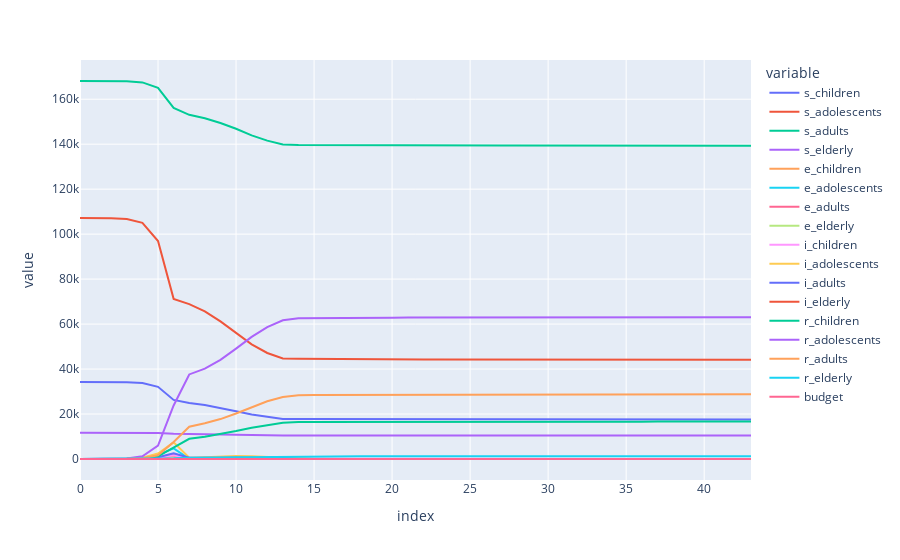

This figure's notebook cell:
### Code cell
px.line(df_states)

### Figure 1 — Plotly figure (JSON) as saved in the notebook; plotly's stock layout.template omitted (floating-point values rounded to 4 significant figures)
{"data": [{"hovertemplate": "variable=s_children<br>index=%{x}<br>value=%{y}<extra></extra>", "legendgroup": "s_children", "line": {"color": "#636efa", "dash": "solid"}, "marker": {"symbol": "circle"}, "mode": "lines", "name": "s_children", "orientation": "v", "showlegend": true, "type": "scatter", "x": [0, 1, 2, 3, 4, 5, 6, 7, 8, 9, 10, 11, 12, 13, 14, 15, 16, 17, 18, 19, 20, 21, 22, 23, 24, 25, 26, 27, 28, 29, 30, 31, 32, 33, 34, 35, 36, 37, 38, 39, 40, 41, 42, 43], "xaxis": "x", "y": [34218, 34220.0, 34200.0, 34120.0, 33760.0, 32110.0, 26260.0, 24940.0, 23970.0, 22690.0, 21210.0, 19770.0, 18650.0, 17830.0, 17760.0, 17740.0, 17720.0, 17710.0, 17700.0, 17690.0, 17690.0, 17680.0, 17680.0, 17680.0, 17680.0, 17670.0, 17660.0, 17660.0, 17660.0, 17660.0, 17660.0, 17660.0, 17650.0, 17650.0, 17650.0, 17640.0, 17640.0, 17630.0, 17630.0, 17630.0, 17630.0, 17620.0, 17620.0, 17610.0], "yaxis": "y"}, {"hovertemplate": "variable=s_adolescents<br>index=%{x}<br>value=%{y}<extra></extra>", "legendgroup": "s_adolescents", "line": {"color": "#EF553B", "dash": "solid"}, "marker": {"symbol": "circle"}, "mode": "lines", "name": "s_adolescents", "orientation": "v", "showlegend": true, "type": "scatter", "x": [0, 1, 2, 3, 4, 5, 6, 7, 8, 9, 10, 11, 12, 13, 14, 15, 16, 17, 18, 19, 20, 21, 22, 23, 24, 25, 26, 27, 28, 29, 30, 31, 32, 33, 34, 35, 36, 37, 38, 39, 40, 41, 42, 43], "xaxis": "x", "y": [107188, 107200.0, 107100.0, 106800.0, 105000.0, 96930.0, 71210.0, 68860.0, 65680.0, 61190.0, 56000.0, 50990.0, 47150.0, 44680.0, 44560.0, 44490.0, 44440.0, 44414, 44380.0, 44360.0, 44340.0, 44310.0, 44290.0, 44270.0, 44260.0, 44260.0, 44260.0, 44250.0, 44250.0, 44250.0, 44240.0, 44230.0, 44220.0, 44220.0, 44210.0, 44210.0, 44190.0, 44180.0, 44180.0, 44170.0, 44160.0, 44160.0, 44150.0, 44140.0], "yaxis": "y"}, {"hovertemplate": "variable=s_adults<br>index=%{x}<br>value=%{y}<extra></extra>", "legendgroup": "s_adults", "line": {"color": "#00cc96", "dash": "solid"}, "marker": {"symbol": "circle"}, "mode": "lines", "name": "s_adults", "orientation": "v", "showlegend": true, "type": "scatter", "x": [0, 1, 2, 3, 4, 5, 6, 7, 8, 9, 10, 11, 12, 13, 14, 15, 16, 17, 18, 19, 20, 21, 22, 23, 24, 25, 26, 27, 28, 29, 30, 31, 32, 33, 34, 35, 36, 37, 38, 39, 40, 41, 42, 43], "xaxis": "x", "y": [168098, 168100.0, 168100.0, 168000.0, 167500.0, 165100.0, 156100.0, 153100.0, 151600.0, 149400.0, 146900.0, 143900.0, 141600.0, 139900.0, 139700.0, 139600.0, 139600.0, 139600.0, 139600.0, 139500.0, 139500.0, 139500.0, 139500.0, 139500.0, 139500.0, 139500.0, 139400.0, 139400.0, 139400.0, 139400.0, 139400.0, 139400.0, 139400.0, 139400.0, 139400.0, 139400.0, 139400.0, 139400.0, 139400.0, 139400.0, 139400.0, 139400.0, 139400.0, 139300.0], "yaxis": "y"}, {"hovertemplate": "variable=s_elderly<br>index=%{x}<br>value=%{y}<extra></extra>", "legendgroup": "s_elderly", "line": {"color": "#ab63fa", "dash": "solid"}, "marker": {"symbol": "circle"}, "mode": "lines", "name": "s_elderly", "orientation": "v", "showlegend": true, "type": "scatter", "x": [0, 1, 2, 3, 4, 5, 6, 7, 8, 9, 10, 11, 12, 13, 14, 15, 16, 17, 18, 19, 20, 21, 22, 23, 24, 25, 26, 27, 28, 29, 30, 31, 32, 33, 34, 35, 36, 37, 38, 39, 40, 41, 42, 43], "xaxis": "x", "y": [11652, 11650.0, 11650.0, 11650.0, 11630.0, 11540.0, 11210.0, 11050.0, 10980.0, 10900.0, 10790.0, 10660.0, 10570.0, 10500.0, 10480.0, 10480.0, 10480.0, 10480.0, 10470.0, 10470.0, 10470.0, 10470.0, 10470.0, 10470.0, 10470.0, 10470.0, 10470.0, 10470.0, 10470.0, 10470.0, 10470.0, 10470.0, 10470.0, 10470.0, 10470.0, 10470.0, 10470.0, 10470.0, 10470.0, 10470.0, 10470.0, 10470.0, 10470.0, 10470.0], "yaxis": "y"}, {"hovertemplate": "variable=e_children<br>index=%{x}<br>value=%{y}<extra></extra>", "legendgroup": "e_children", "line": {"color": "#FFA15A", "dash": "solid"}, "marker": {"symbol": "circle"}, "mode": "lines", "name": "e_children", "orientation": "v", "showlegend": true, "type": "scatter", "x": [0, 1, 2, 3, 4, 5, 6, 7, 8, 9, 10, 11, 12, 13, 14, 15, 16, 17, 18, 19, 20, 21, 22, 23, 24, 25, 26, 27, 28, 29, 30, 31, 32, 33, 34, 35, 36, 37, 38, 39, 40, 41, 42, 43], "xaxis": "x", "y": [0.03422, 0.0003134, 5.327, 19.33, 82.41, 408.4, 1172.0, 46.79, 145.4, 189.7, 210.9, 183.7, 166.2, 92.65, 4.115, 3.573, 2.162, 2.365, 1.157, 1.307, 0, 0.7416, 0.7856, 0.1587, 1.312, 0.7853, 0.1323, 0, 0, 0, 0.5299, 0.03371, 0.5278, 0.7072, 1.675, 1.075, 1.766, 1.339, 0, 0.334, 0, 2.676, 3.581, 0.6834], "yaxis": "y"}, {"hovertemplate": "variable=e_adolescents<br>index=%{x}<br>value=%{y}<extra></extra>", "legendgroup": "e_adolescents", "line": {"color": "#19d3f3", "dash": "solid"}, "marker": {"symbol": "circle"}, "mode": "lines", "name": "e_adolescents", "orientation": "v", "showlegend": true, "type": "scatter", "x": [0, 1, 2, 3, 4, 5, 6, 7, 8, 9, 10, 11, 12, 13, 14, 15, 16, 17, 18, 19, 20, 21, 22, 23, 24, 25, 26, 27, 28, 29, 30, 31, 32, 33, 34, 35, 36, 37, 38, 39, 40, 41, 42, 43], "xaxis": "x", "y": [0.1072, 1.03, 20.78, 83.18, 431.6, 1849.0, 4759.0, 120.0, 522.5, 745.2, 770.2, 646.6, 451.7, 242.3, 3.703, 6.169, 9.625, 3.863, 4.677, 0.3356, 0, 3.79, 1.93, 2.153, 1.721, 1.219, 0, 0.4325, 1.405, 0, 0, 0.5097, 1.22, 0.3117, 0.8282, 0, 2.564, 0.3884, 2.967, 2.013, 0.1887, 0.5535, 3.032, 0.6197], "yaxis": "y"}, {"hovertemplate": "variable=e_adults<br>index=%{x}<br>value=%{y}<extra></extra>", "legendgroup": "e_adults", "line": {"color": "#FF6692", "dash": "solid"}, "marker": {"symbol": "circle"}, "mode": "lines", "name": "e_adults", "orientation": "v", "showlegend": true, "type": "scatter", "x": [0, 1, 2, 3, 4, 5, 6, 7, 8, 9, 10, 11, 12, 13, 14, 15, 16, 17, 18, 19, 20, 21, 22, 23, 24, 25, 26, 27, 28, 29, 30, 31, 32, 33, 34, 35, 36, 37, 38, 39, 40, 41, 42, 43], "xaxis": "x", "y": [0.1681, 0, 7.755, 18.79, 100.7, 541.0, 1880.0, 134.3, 220.7, 335.9, 380.6, 413.4, 285.6, 195.4, 6.79, 3.608, 1.872, 1.04, 0.8294, 6.287, 2.456, 0.1545, 6.12, 0.6687, 2.108, 1.103, 0, 0.3663, 0.6843, 1.889, 0.4621, 0.08917, 0, 1.524, 0, 1.001, 0.1344, 1.52, 0.7285, 0, 1.689, 0.8681, 0.6382, 3.595], "yaxis": "y"}, {"hovertemplate": "variable=e_elderly<br>index=%{x}<br>value=%{y}<extra></extra>", "legendgroup": "e_elderly", "line": {"color": "#B6E880", "dash": "solid"}, "marker": {"symbol": "circle"}, "mode": "lines", "name": "e_elderly", "orientation": "v", "showlegend": true, "type": "scatter", "x": [0, 1, 2, 3, 4, 5, 6, 7, 8, 9, 10, 11, 12, 13, 14, 15, 16, 17, 18, 19, 20, 21, 22, 23, 24, 25, 26, 27, 28, 29, 30, 31, 32, 33, 34, 35, 36, 37, 38, 39, 40, 41, 42, 43], "xaxis": "x", "y": [0.01165, 0, 0, 0, 5.201, 21.33, 70.34, 9.154, 4.373, 13.95, 12.92, 19.44, 13.0, 9.903, 1.205, 0.1885, 0, 0, 2.198, 0.437, 0.3615, 0, 0.9766, 0.2548, 0, 0, 0.1061, 0.3091, 0, 0, 0.4877, 0.8473, 0.1682, 0.1071, 0.2072, 1.149, 0.1963, 0.248, 0, 0, 0.2176, 0.3347, 0.4999, 0.9262], "yaxis": "y"}, {"hovertemplate": "variable=i_children<br>index=%{x}<br>value=%{y}<extra></extra>", "legendgroup": "i_children", "line": {"color": "#FF97FF", "dash": "solid"}, "marker": {"symbol": "circle"}, "mode": "lines", "name": "i_children", "orientation": "v", "showlegend": true, "type": "scatter", "x": [0, 1, 2, 3, 4, 5, 6, 7, 8, 9, 10, 11, 12, 13, 14, 15, 16, 17, 18, 19, 20, 21, 22, 23, 24, 25, 26, 27, 28, 29, 30, 31, 32, 33, 34, 35, 36, 37, 38, 39, 40, 41, 42, 43], "xaxis": "x", "y": [0, 1.711, 8.923, 22.46, 115.3, 517.3, 1695.0, 253.5, 235.7, 352.2, 383.8, 384.0, 266.5, 174.6, 13.44, 6.421, 6.187, 1.05, 5.98, 2.489, 1.175, 1.256, 1.457, 1.891, 0.524, 1.753, 0.92, 0.2456, 2.418, 0.534, 0.3151, 0.2513, 0.4737, 0, 0, 0.4906, 1.53, 0.9205, 1.427, 1.592, 1.364, 0.4548, 1.165, 2.027], "yaxis": "y"}, {"hovertemplate": "variable=i_adolescents<br>index=%{x}<br>value=%{y}<extra></extra>", "legendgroup": "i_adolescents", "line": {"color": "#FECB52", "dash": "solid"}, "marker": {"symbol": "circle"}, "mode": "lines", "name": "i_adolescents", "orientation": "v", "showlegend": true, "type": "scatter", "x": [0, 1, 2, 3, 4, 5, 6, 7, 8, 9, 10, 11, 12, 13, 14, 15, 16, 17, 18, 19, 20, 21, 22, 23, 24, 25, 26, 27, 28, 29, 30, 31, 32, 33, 34, 35, 36, 37, 38, 39, 40, 41, 42, 43], "xaxis": "x", "y": [0, 2.414, 21.91, 98.58, 526.9, 2464.0, 7405.0, 601.1, 809.5, 1177.0, 1340.0, 1269.0, 953.7, 578.0, 35.34, 18.66, 5.192, 11.36, 13.49, 3.224, 10.29, 3.722, 6.351, 5.284, 0.6243, 3.203, 1.329, 2.394, 0.8578, 2.763, 3.541, 0.7623, 0.3881, 4.278, 0, 2.115, 2.036, 1.929, 0, 0, 1.668, 1.653, 2.505, 4.949], "yaxis": "y"}, {"hovertemplate": "variable=i_adults<br>index=%{x}<br>value=%{y}<extra></extra>", "legendgroup": "i_adults", "line": {"color": "#636efa", "dash": "solid"}, "marker": {"symbol": "circle"}, "mode": "lines", "name": "i_adults", "orientation": "v", "showlegend": true, "type": "scatter", "x": [0, 1, 2, 3, 4, 5, 6, 7, 8, 9, 10, 11, 12, 13, 14, 15, 16, 17, 18, 19, 20, 21, 22, 23, 24, 25, 26, 27, 28, 29, 30, 31, 32, 33, 34, 35, 36, 37, 38, 39, 40, 41, 42, 43], "xaxis": "x", "y": [0, 1.722, 8.005, 35.39, 162.8, 792.6, 2591.0, 557.8, 407.0, 566.6, 614.3, 717.8, 577.8, 423.2, 30.45, 4.828, 13.82, 3.011, 8.869, 2.955, 3.008, 4.351, 1.989, 3.926, 2.838, 2.167, 1.704, 0.1522, 1.278, 0, 3.038, 0.1219, 1.843, 2.575, 2.534, 2.464, 0, 4.569, 1.084, 2.873, 0.8063, 1.638, 2.84, 4.012], "yaxis": "y"}, {"hovertemplate": "variable=i_elderly<br>index=%{x}<br>value=%{y}<extra></extra>", "legendgroup": "i_elderly", "line": {"color": "#EF553B", "dash": "solid"}, "marker": {"symbol": "circle"}, "mode": "lines", "name": "i_elderly", "orientation": "v", "showlegend": true, "type": "scatter", "x": [0, 1, 2, 3, 4, 5, 6, 7, 8, 9, 10, 11, 12, 13, 14, 15, 16, 17, 18, 19, 20, 21, 22, 23, 24, 25, 26, 27, 28, 29, 30, 31, 32, 33, 34, 35, 36, 37, 38, 39, 40, 41, 42, 43], "xaxis": "x", "y": [0, 0.9027, 0.8306, 2.401, 5.561, 31.62, 100.4, 27.14, 28.37, 19.34, 21.91, 47.15, 23.45, 15.93, 3.407, 0.5634, 0, 0.1442, 0, 0, 0, 0.1242, 0.3569, 0.2362, 0, 1.348, 0.1476, 0, 0.0736, 0, 0, 1.204, 0.245, 0.45, 1.564, 0, 0.8561, 0.9359, 0, 0.1928, 0.3586, 0.3213, 0.2541, 0.1553], "yaxis": "y"}, {"hovertemplate": "variable=r_children<br>index=%{x}<br>value=%{y}<extra></extra>", "legendgroup": "r_children", "line": {"color": "#00cc96", "dash": "solid"}, "marker": {"symbol": "circle"}, "mode": "lines", "name": "r_children", "orientation": "v", "showlegend": true, "type": "scatter", "x": [0, 1, 2, 3, 4, 5, 6, 7, 8, 9, 10, 11, 12, 13, 14, 15, 16, 17, 18, 19, 20, 21, 22, 23, 24, 25, 26, 27, 28, 29, 30, 31, 32, 33, 34, 35, 36, 37, 38, 39, 40, 41, 42, 43], "xaxis": "x", "y": [0, 1.955, 7.729, 59.23, 266.0, 1187.0, 5092.0, 8986.0, 9875.0, 10990.0, 12420.0, 13880.0, 15140.0, 16130.0, 16450.0, 16470.0, 16490.0, 16510.0, 16520.0, 16530.0, 16540.0, 16550.0, 16550.0, 16550.0, 16560.0, 16570.0, 16580.0, 16580.0, 16580.0, 16590.0, 16590.0, 16590.0, 16600.0, 16600.0, 16610.0, 16610.0, 16620.0, 16620.0, 16630.0, 16630.0, 16640.0, 16640.0, 16650.0, 16660.0], "yaxis": "y"}, {"hovertemplate": "variable=r_adolescents<br>index=%{x}<br>value=%{y}<extra></extra>", "legendgroup": "r_adolescents", "line": {"color": "#ab63fa", "dash": "solid"}, "marker": {"symbol": "circle"}, "mode": "lines", "name": "r_adolescents", "orientation": "v", "showlegend": true, "type": "scatter", "x": [0, 1, 2, 3, 4, 5, 6, 7, 8, 9, 10, 11, 12, 13, 14, 15, 16, 17, 18, 19, 20, 21, 22, 23, 24, 25, 26, 27, 28, 29, 30, 31, 32, 33, 34, 35, 36, 37, 38, 39, 40, 41, 42, 43], "xaxis": "x", "y": [0, 6.778, 33.82, 245.8, 1213.0, 5945.0, 23810.0, 37610.0, 40170.0, 44080.0, 49080.0, 54280.0, 58630.0, 61690.0, 62590.0, 62680.0, 62730.0, 62760.0, 62790.0, 62830.0, 62840.0, 62880.0, 62890.0, 62910.0, 62930.0, 62930.0, 62940.0, 62950.0, 62950.0, 62960.0, 62970.0, 62980.0, 62990.0, 62990.0, 63000.0, 63010.0, 63020.0, 63030.0, 63040.0, 63040.0, 63050.0, 63060.0, 63060.0, 63080.0], "yaxis": "y"}, {"hovertemplate": "variable=r_adults<br>index=%{x}<br>value=%{y}<extra></extra>", "legendgroup": "r_adults", "line": {"color": "#FFA15A", "dash": "solid"}, "marker": {"symbol": "circle"}, "mode": "lines", "name": "r_adults", "orientation": "v", "showlegend": true, "type": "scatter", "x": [0, 1, 2, 3, 4, 5, 6, 7, 8, 9, 10, 11, 12, 13, 14, 15, 16, 17, 18, 19, 20, 21, 22, 23, 24, 25, 26, 27, 28, 29, 30, 31, 32, 33, 34, 35, 36, 37, 38, 39, 40, 41, 42, 43], "xaxis": "x", "y": [0, 1.725, 11.03, 76.68, 353.7, 1688.0, 7531.0, 14340.0, 15920.0, 17750.0, 20260.0, 23050.0, 25650.0, 27610.0, 28400.0, 28470.0, 28500.0, 28530.0, 28540.0, 28550.0, 28580.0, 28590.0, 28610.0, 28620.0, 28640.0, 28650.0, 28660.0, 28670.0, 28670.0, 28680.0, 28690.0, 28690.0, 28700.0, 28700.0, 28710.0, 28720.0, 28730.0, 28730.0, 28750.0, 28750.0, 28760.0, 28760.0, 28770.0, 28780.0], "yaxis": "y"}, {"hovertemplate": "variable=r_elderly<br>index=%{x}<br>value=%{y}<extra></extra>", "legendgroup": "r_elderly", "line": {"color": "#19d3f3", "dash": "solid"}, "marker": {"symbol": "circle"}, "mode": "lines", "name": "r_elderly", "orientation": "v", "showlegend": true, "type": "scatter", "x": [0, 1, 2, 3, 4, 5, 6, 7, 8, 9, 10, 11, 12, 13, 14, 15, 16, 17, 18, 19, 20, 21, 22, 23, 24, 25, 26, 27, 28, 29, 30, 31, 32, 33, 34, 35, 36, 37, 38, 39, 40, 41, 42, 43], "xaxis": "x", "y": [0, 0.7207, 1.995, 7.14, 16.51, 68.1, 278.2, 573.5, 646.0, 727.3, 831.3, 927.6, 1050.0, 1135.0, 1173.0, 1180.0, 1183.0, 1185.0, 1187.0, 1193.0, 1195.0, 1199.0, 1200.0, 1202.0, 1204.0, 1207.0, 1209.0, 1211.0, 1212.0, 1214.0, 1215.0, 1215.0, 1219.0, 1219.0, 1220.0, 1222.0, 1224.0, 1227.0, 1229.0, 1230.0, 1230.0, 1231.0, 1233.0, 1234.0], "yaxis": "y"}, {"hovertemplate": "variable=budget<br>index=%{x}<br>value=%{y}<extra></extra>", "legendgroup": "budget", "line": {"color": "#FF6692", "dash": "solid"}, "marker": {"symbol": "circle"}, "mode": "lines", "name": "budget", "orientation": "v", "showlegend": true, "type": "scatter", "x": [0, 1, 2, 3, 4, 5, 6, 7, 8, 9, 10, 11, 12, 13, 14, 15, 16, 17, 18, 19, 20, 21, 22, 23, 24, 25, 26, 27, 28, 29, 30, 31, 32, 33, 34, 35, 36, 37, 38, 39, 40, 41, 42, 43], "xaxis": "x", "y": [2, 2, 2, 2, 2, 2, 2, 1, 1, 1, 1, 1, 1, 1, 0, 0, 0, 0, 0, 0, 0, 0, 0, 0, 0, 0, 0, 0, 0, 0, 0, 0, 0, 0, 0, 0, 0, 0, 0, 0, 0, 0, 0, 0], "yaxis": "y"}], "layout": {"legend": {"title": {"text": "variable"}, "tracegroupgap": 0}, "margin": {"t": 60}, "xaxis": {"anchor": "y", "domain": [0, 1], "title": {"text": "index"}}, "yaxis": {"anchor": "x", "domain": [0, 1], "title": {"text": "value"}}}}
